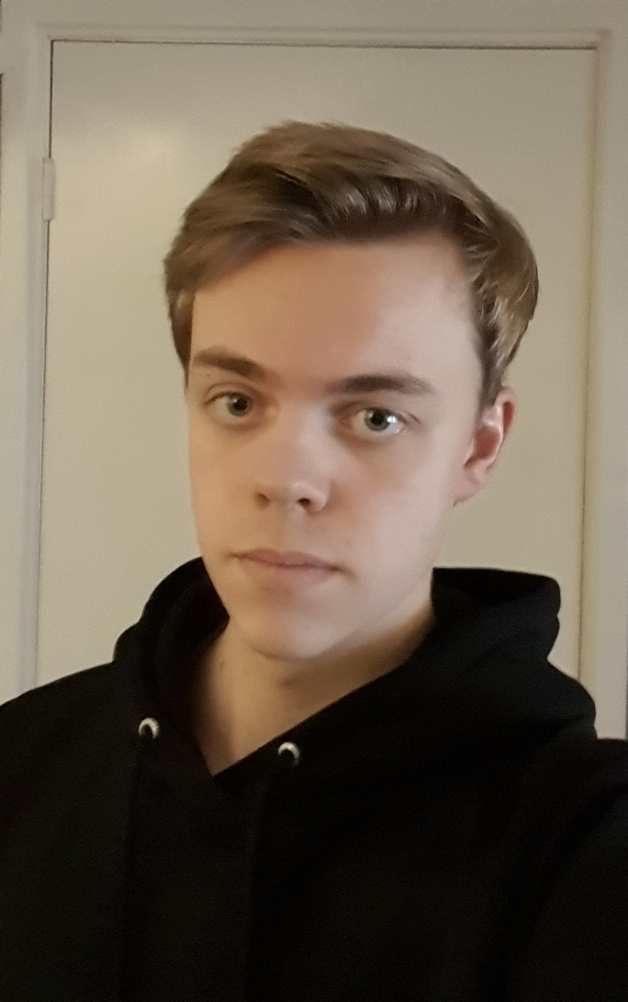
#> input picture Week_2/ik.jpg, 1255 x 2003 px, found by its file name (shown at 1/2 size)
$ python Opdracht_2.2.py
#> lines starting #> are read from the running program, lines starting #| are printed output that depends on the picture; after the words box and inside, x2 and y2 are one past the last pixel; in counts of white or black regions, pixels touching at a corner belong together
import cv2
import numpy as np
import matplotlib.pylab as plt

filename = "Week_2/ik.jpg"

image = cv2.imread(filename)
#> image is the input picture: shape (2003, 1255, 3); mean B, G, R 79.8, 95.8, 109.2
cv2.imshow("origineel",image)

num_down = 2
num_bilateral = 7
w, h, _ = image.shape
#> w = 2003; h = 1255

img_color = np.copy(image)
for _ in range(num_down):
    img_color = cv2.pyrDown(img_color)
#> this loop made 2 passes
#> pass 1, `img_color = cv2.pyrDown(img_color)`:
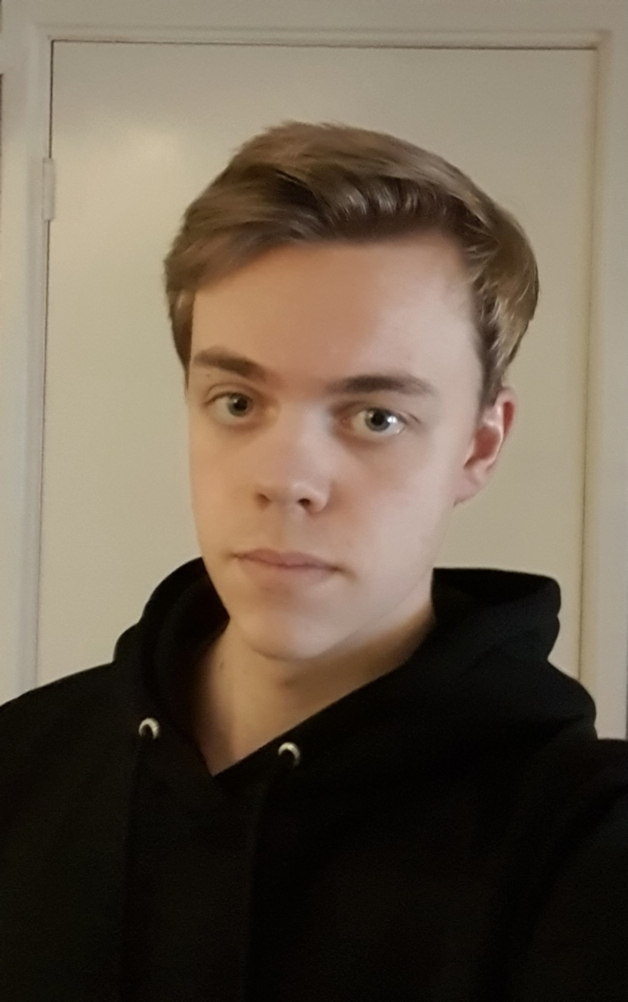
#> img_color: shape (1002, 628, 3); mean B, G, R 79.8, 95.8, 109.2


for _ in range(num_bilateral):
    img_color = cv2.bilateralFilter(img_color, d=9, sigmaColor=0.1, sigmaSpace=0.01)

for _ in range(num_down):
    img_color = cv2.pyrUp(img_color)

img_gray = cv2.cvtColor(image, cv2.COLOR_RGB2GRAY)
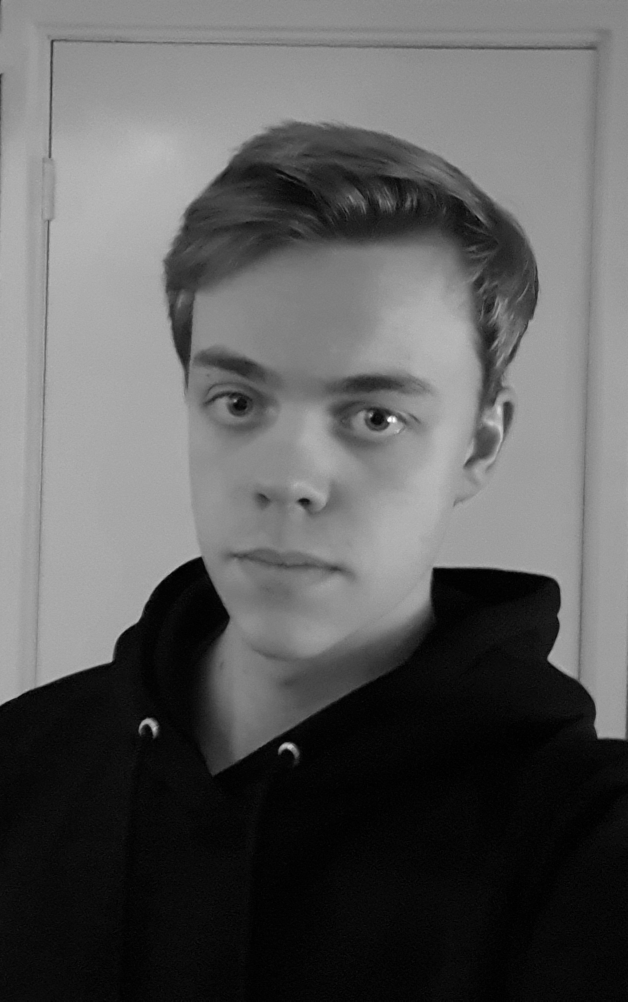
#> img_gray: shape (2003, 1255) (shown at 1/2 size); min 0, max 255, mean 92.6
img_blur = cv2.medianBlur(img_gray, 7)

img_edge = cv2.adaptiveThreshold((255*img_blur).astype(np.uint8), \
255, cv2.ADAPTIVE_THRESH_MEAN_C, cv2.THRESH_BINARY, \
blockSize=9, C=2)
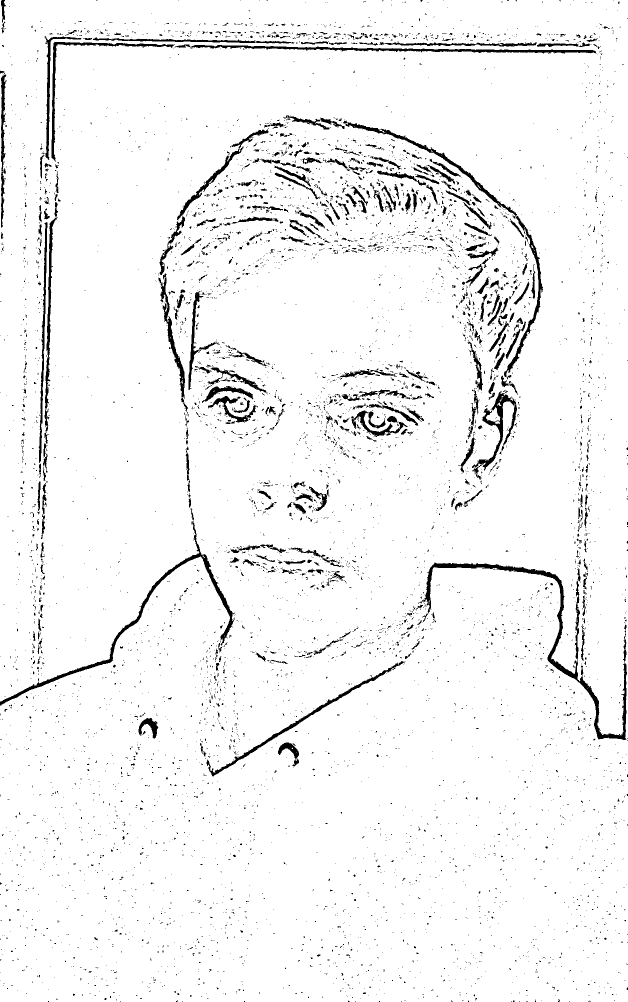
#> img_edge: shape (2003, 1255) (shown at 1/2 size); 95.5% white; 6839 black regions (6344 under 20 px), largest, box (x1, y1, x2, y2) and area: (840, 1125, 1254, 1480) 7946, (0, 1042, 470, 1411) 5201, (686, 241, 1086, 755) 4867

img_edge = cv2.cvtColor(img_edge, cv2.COLOR_GRAY2RGB)
#> (the run stopped early here; a loop or call above may not have finished)

$ run again, with Week_2/grijswaardenplaatje.jpg copied over Week_2/ik.jpg
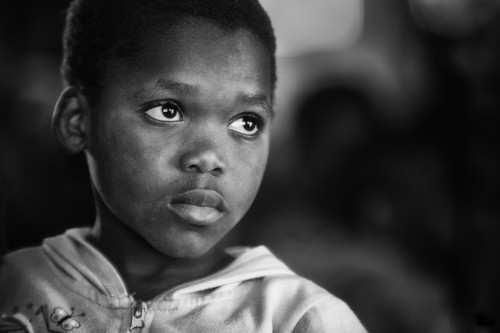
#> input picture Week_2/grijswaardenplaatje.jpg, 500 x 333 px, found by its file name
#> image is the input picture: shape (333, 500, 3); min 0, max 246, mean 61
#> the loop `for _ in range(num_down):` made 2 passes
#> pass 2, `img_color = cv2.pyrUp(img_color)`:
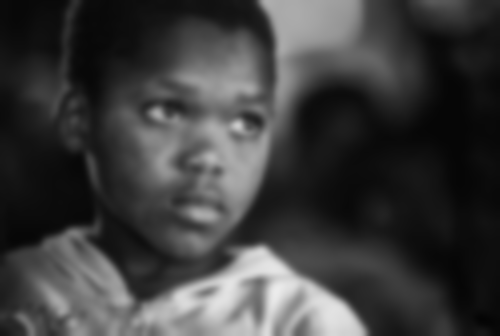
#> img_color: shape (336, 500, 3); min 4, max 235, mean 61.6
#> `img_edge = cv2.adaptiveThreshold((255*img_blur).astype(np.uint8), \ 25..`:
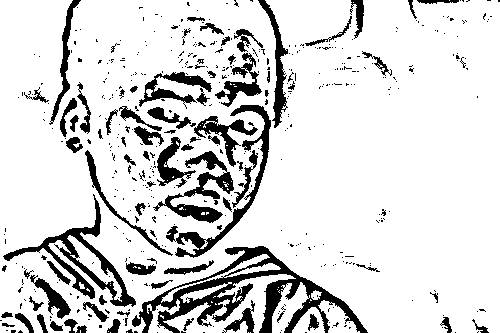
#> img_edge: shape (333, 500); 84.8% white; 488 black regions (407 under 20 px), largest, box (x1, y1, x2, y2) and area: (132, 246, 368, 333) 5503, (3, 194, 136, 307) 2372, (166, 105, 271, 258) 1814
